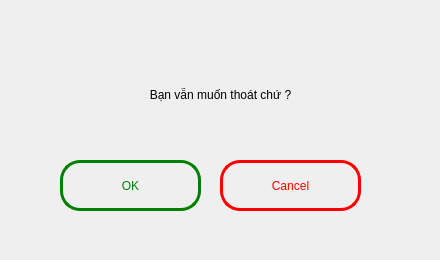
<?xml version="1.0" encoding="UTF-8"?>
<ui version="4.0">
 <class>Dialog</class>
 <widget class="QDialog" name="Dialog">
  <property name="geometry">
   <rect>
    <x>0</x>
    <y>0</y>
    <width>440</width>
    <height>260</height>
   </rect>
  </property>
  <property name="windowTitle">
   <string>Dialog</string>
  </property>
  <property name="styleSheet">
   <string notr="true"/>
  </property>
  <widget class="QPushButton" name="btnOK">
   <property name="geometry">
    <rect>
     <x>60</x>
     <y>160</y>
     <width>141</width>
     <height>51</height>
    </rect>
   </property>
   <property name="styleSheet">
    <string notr="true">QPushButton{
border: 3px solid green;
border-radius: 20px;
font: 18pt &quot;Cooper Black&quot;;
color: green;
}

QPushButton:hover{
background-color: rgb(51, 255, 153);
color: white;
border: 3px solid black;
border-radius: 20px;
}
</string>
   </property>
   <property name="text">
    <string>OK</string>
   </property>
  </widget>
  <widget class="QPushButton" name="btnCancel">
   <property name="geometry">
    <rect>
     <x>220</x>
     <y>160</y>
     <width>141</width>
     <height>51</height>
    </rect>
   </property>
   <property name="styleSheet">
    <string notr="true">QPushButton{
border: 3px solid red;
border-radius: 20px;
font: 18pt &quot;Cooper Black&quot;;
color: red;
}

QPushButton:hover{
background-color: rgb(255, 51, 51);
color: white;
border: 3px solid black;
border-radius: 20px;
}
</string>
   </property>
   <property name="text">
    <string>Cancel</string>
   </property>
  </widget>
  <widget class="QLabel" name="lbTHONGBAO">
   <property name="geometry">
    <rect>
     <x>40</x>
     <y>60</y>
     <width>361</width>
     <height>71</height>
    </rect>
   </property>
   <property name="styleSheet">
    <string notr="true">font: 16pt &quot;Consolas&quot;;</string>
   </property>
   <property name="text">
    <string>&lt;html&gt;&lt;head/&gt;&lt;body&gt;&lt;p align=&quot;center&quot;&gt;Bạn vẫn muốn thoát chứ ?&lt;/p&gt;&lt;/body&gt;&lt;/html&gt;</string>
   </property>
  </widget>
 </widget>
 <resources/>
 <connections/>
</ui>
